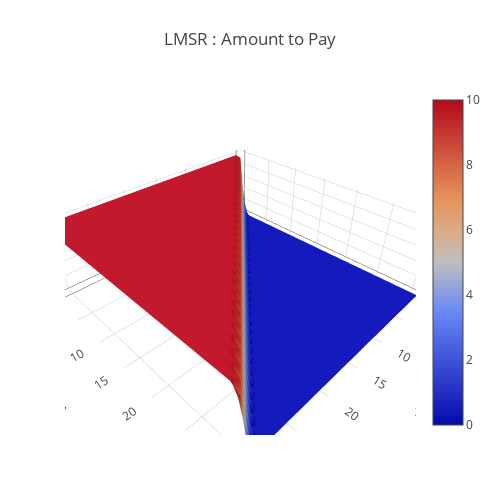

Notebook source saved alongside this figure:
### Code cell
b = 1
data = [
    go.Surface(
        z=LMSR(x + buy_amount_x, y, b)  - LMSR(x, y, b)
    )
]
layout = go.Layout(
    title='LMSR : Amount to Pay',
    autosize=False,
    width=500,
    height=500,
    margin=dict(
        l=65,
        r=50,
        b=65,
        t=90
    )
)
fig = go.Figure(data=data, layout=layout)
URL = plotly.offline.iplot(fig, filename='Costfunction-3d-surface.html')

### Figure 1 — Plotly figure (JSON) as saved in the notebook; plotly's stock layout.template omitted (floating-point values rounded to 4 significant figures; data arrays with more than 128 entries replaced by an {"elided": "..."} marker saying what was removed)
{"data": [{"type": "surface", "uid": "d810daca-4f1a-4d59-adf1-90af165de7ad", "z": {"elided": "32x32 float values"}}], "layout": {"autosize": false, "height": 500, "margin": {"b": 65, "l": 65, "r": 50, "t": 90}, "title": {"text": "LMSR : Amount to Pay"}, "width": 500}}
